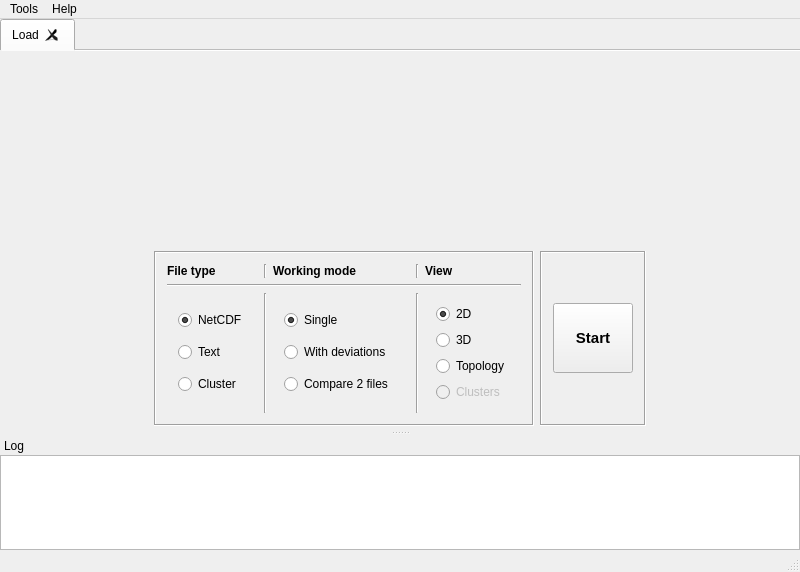
<?xml version="1.0" encoding="UTF-8"?>
<ui version="4.0">
 <class>MainWindow</class>
 <widget class="QMainWindow" name="MainWindow">
  <property name="geometry">
   <rect>
    <x>0</x>
    <y>0</y>
    <width>800</width>
    <height>572</height>
   </rect>
  </property>
  <property name="minimumSize">
   <size>
    <width>800</width>
    <height>550</height>
   </size>
  </property>
  <property name="windowTitle">
   <string notr="true">PARUS - Network Viewer Qt v2</string>
  </property>
  <property name="windowIcon">
   <iconset resource="../resources.qrc">
    <normaloff>:/img/img/logotype.png</normaloff>:/img/img/logotype.png</iconset>
  </property>
  <widget class="QWidget" name="centralWidget">
   <property name="enabled">
    <bool>true</bool>
   </property>
   <layout class="QGridLayout" name="gridLayout">
    <property name="margin">
     <number>0</number>
    </property>
    <item row="0" column="0">
     <widget class="QTabWidget" name="tabWidget">
      <property name="sizePolicy">
       <sizepolicy hsizetype="Expanding" vsizetype="Expanding">
        <horstretch>0</horstretch>
        <verstretch>0</verstretch>
       </sizepolicy>
      </property>
      <property name="documentMode">
       <bool>true</bool>
      </property>
      <property name="tabsClosable">
       <bool>true</bool>
      </property>
      <widget class="QWidget" name="TWT_LoadTab">
       <property name="enabled">
        <bool>true</bool>
       </property>
       <property name="sizePolicy">
        <sizepolicy hsizetype="Expanding" vsizetype="Expanding">
         <horstretch>0</horstretch>
         <verstretch>0</verstretch>
        </sizepolicy>
       </property>
       <attribute name="icon">
        <iconset resource="../resources.qrc">
         <normaloff>:/img/img/logotype.png</normaloff>:/img/img/logotype.png</iconset>
       </attribute>
       <attribute name="title">
        <string>Load</string>
       </attribute>
       <layout class="QVBoxLayout" name="verticalLayout_3">
        <property name="spacing">
         <number>0</number>
        </property>
        <property name="margin">
         <number>0</number>
        </property>
        <item>
         <widget class="QLabel" name="label">
          <property name="enabled">
           <bool>true</bool>
          </property>
          <property name="sizePolicy">
           <sizepolicy hsizetype="Expanding" vsizetype="Fixed">
            <horstretch>0</horstretch>
            <verstretch>0</verstretch>
           </sizepolicy>
          </property>
          <property name="minimumSize">
           <size>
            <width>200</width>
            <height>200</height>
           </size>
          </property>
          <property name="text">
           <string notr="true"/>
          </property>
          <property name="pixmap">
           <pixmap resource="../resources.qrc">:/img/img/logotype.png</pixmap>
          </property>
          <property name="scaledContents">
           <bool>false</bool>
          </property>
          <property name="alignment">
           <set>Qt::AlignHCenter|Qt::AlignTop</set>
          </property>
          <property name="textInteractionFlags">
           <set>Qt::NoTextInteraction</set>
          </property>
         </widget>
        </item>
        <item>
         <layout class="QHBoxLayout" name="horizontalLayout">
          <item>
           <spacer name="horizontalSpacer">
            <property name="orientation">
             <enum>Qt::Horizontal</enum>
            </property>
            <property name="sizeHint" stdset="0">
             <size>
              <width>40</width>
              <height>20</height>
             </size>
            </property>
           </spacer>
          </item>
          <item>
           <widget class="QFrame" name="gridFrame">
            <property name="sizePolicy">
             <sizepolicy hsizetype="Preferred" vsizetype="Minimum">
              <horstretch>0</horstretch>
              <verstretch>0</verstretch>
             </sizepolicy>
            </property>
            <property name="frameShape">
             <enum>QFrame::Box</enum>
            </property>
            <property name="frameShadow">
             <enum>QFrame::Sunken</enum>
            </property>
            <layout class="QGridLayout" name="gridLayout_6">
             <item row="1" column="0">
              <widget class="QLabel" name="label_2">
               <property name="font">
                <font>
                 <weight>75</weight>
                 <bold>true</bold>
                </font>
               </property>
               <property name="frameShape">
                <enum>QFrame::NoFrame</enum>
               </property>
               <property name="frameShadow">
                <enum>QFrame::Sunken</enum>
               </property>
               <property name="text">
                <string>File type</string>
               </property>
               <property name="textInteractionFlags">
                <set>Qt::NoTextInteraction</set>
               </property>
              </widget>
             </item>
             <item row="1" column="2">
              <widget class="QLabel" name="label_3">
               <property name="font">
                <font>
                 <weight>75</weight>
                 <bold>true</bold>
                </font>
               </property>
               <property name="frameShape">
                <enum>QFrame::NoFrame</enum>
               </property>
               <property name="frameShadow">
                <enum>QFrame::Sunken</enum>
               </property>
               <property name="text">
                <string>Working mode</string>
               </property>
               <property name="textInteractionFlags">
                <set>Qt::NoTextInteraction</set>
               </property>
              </widget>
             </item>
             <item row="1" column="5">
              <widget class="QLabel" name="label_4">
               <property name="font">
                <font>
                 <weight>75</weight>
                 <bold>true</bold>
                </font>
               </property>
               <property name="frameShape">
                <enum>QFrame::NoFrame</enum>
               </property>
               <property name="frameShadow">
                <enum>QFrame::Sunken</enum>
               </property>
               <property name="midLineWidth">
                <number>0</number>
               </property>
               <property name="text">
                <string>View</string>
               </property>
               <property name="textInteractionFlags">
                <set>Qt::NoTextInteraction</set>
               </property>
              </widget>
             </item>
             <item row="3" column="0">
              <widget class="QFrame" name="verticalFrame">
               <property name="frameShape">
                <enum>QFrame::NoFrame</enum>
               </property>
               <property name="frameShadow">
                <enum>QFrame::Sunken</enum>
               </property>
               <layout class="QVBoxLayout" name="verticalLayout_4">
                <item>
                 <widget class="QRadioButton" name="f_type_NetCDF">
                  <property name="text">
                   <string notr="true">NetCDF</string>
                  </property>
                  <property name="checked">
                   <bool>true</bool>
                  </property>
                  <property name="autoExclusive">
                   <bool>true</bool>
                  </property>
                 </widget>
                </item>
                <item>
                 <widget class="QRadioButton" name="f_type_Text">
                  <property name="text">
                   <string>Text</string>
                  </property>
                 </widget>
                </item>
                <item>
                 <widget class="QRadioButton" name="f_type_Cluster">
                  <property name="text">
                   <string>Cluster</string>
                  </property>
                 </widget>
                </item>
               </layout>
              </widget>
             </item>
             <item row="3" column="2">
              <widget class="QFrame" name="verticalFrame_2">
               <property name="frameShape">
                <enum>QFrame::NoFrame</enum>
               </property>
               <property name="frameShadow">
                <enum>QFrame::Sunken</enum>
               </property>
               <layout class="QVBoxLayout" name="verticalLayout_11">
                <item>
                 <widget class="QRadioButton" name="wmSingle">
                  <property name="text">
                   <string>Single</string>
                  </property>
                  <property name="checked">
                   <bool>true</bool>
                  </property>
                  <property name="autoExclusive">
                   <bool>true</bool>
                  </property>
                 </widget>
                </item>
                <item>
                 <widget class="QRadioButton" name="wmWithDev">
                  <property name="text">
                   <string>With deviations</string>
                  </property>
                 </widget>
                </item>
                <item>
                 <widget class="QRadioButton" name="wmCompare">
                  <property name="text">
                   <string>Compare 2 files</string>
                  </property>
                 </widget>
                </item>
               </layout>
              </widget>
             </item>
             <item row="3" column="5">
              <widget class="QFrame" name="verticalFrame_3">
               <property name="frameShape">
                <enum>QFrame::NoFrame</enum>
               </property>
               <property name="frameShadow">
                <enum>QFrame::Sunken</enum>
               </property>
               <layout class="QVBoxLayout" name="verticalLayout_12">
                <item>
                 <widget class="QRadioButton" name="view2D">
                  <property name="text">
                   <string notr="true">2D</string>
                  </property>
                  <property name="checked">
                   <bool>true</bool>
                  </property>
                  <property name="autoExclusive">
                   <bool>true</bool>
                  </property>
                 </widget>
                </item>
                <item>
                 <widget class="QRadioButton" name="view3D">
                  <property name="text">
                   <string notr="true">3D</string>
                  </property>
                 </widget>
                </item>
                <item>
                 <widget class="QRadioButton" name="viewTopology">
                  <property name="text">
                   <string>Topology</string>
                  </property>
                 </widget>
                </item>
                <item>
                 <widget class="QRadioButton" name="viewClusters">
                  <property name="enabled">
                   <bool>false</bool>
                  </property>
                  <property name="text">
                   <string>Clusters</string>
                  </property>
                 </widget>
                </item>
               </layout>
              </widget>
             </item>
             <item row="1" column="1">
              <widget class="Line" name="line_2">
               <property name="orientation">
                <enum>Qt::Vertical</enum>
               </property>
              </widget>
             </item>
             <item row="1" column="4">
              <widget class="Line" name="line_3">
               <property name="orientation">
                <enum>Qt::Vertical</enum>
               </property>
              </widget>
             </item>
             <item row="2" column="0" colspan="6">
              <widget class="Line" name="line_4">
               <property name="orientation">
                <enum>Qt::Horizontal</enum>
               </property>
              </widget>
             </item>
             <item row="3" column="1">
              <widget class="Line" name="line_5">
               <property name="orientation">
                <enum>Qt::Vertical</enum>
               </property>
              </widget>
             </item>
             <item row="3" column="4">
              <widget class="Line" name="line_6">
               <property name="orientation">
                <enum>Qt::Vertical</enum>
               </property>
              </widget>
             </item>
            </layout>
           </widget>
          </item>
          <item>
           <widget class="QFrame" name="verticalFrame_4">
            <property name="frameShape">
             <enum>QFrame::Box</enum>
            </property>
            <property name="frameShadow">
             <enum>QFrame::Sunken</enum>
            </property>
            <layout class="QVBoxLayout" name="verticalLayout_6">
             <item>
              <widget class="QPushButton" name="Start">
               <property name="minimumSize">
                <size>
                 <width>0</width>
                 <height>70</height>
                </size>
               </property>
               <property name="font">
                <font>
                 <pointsize>11</pointsize>
                 <weight>75</weight>
                 <bold>true</bold>
                </font>
               </property>
               <property name="text">
                <string>Start</string>
               </property>
              </widget>
             </item>
            </layout>
           </widget>
          </item>
          <item>
           <spacer name="horizontalSpacer_2">
            <property name="orientation">
             <enum>Qt::Horizontal</enum>
            </property>
            <property name="sizeHint" stdset="0">
             <size>
              <width>40</width>
              <height>20</height>
             </size>
            </property>
           </spacer>
          </item>
         </layout>
        </item>
        <item>
         <spacer name="verticalSpacer">
          <property name="orientation">
           <enum>Qt::Vertical</enum>
          </property>
          <property name="sizeHint" stdset="0">
           <size>
            <width>20</width>
            <height>0</height>
           </size>
          </property>
         </spacer>
        </item>
        <item>
         <spacer name="verticalSpacer_2">
          <property name="orientation">
           <enum>Qt::Vertical</enum>
          </property>
          <property name="sizeHint" stdset="0">
           <size>
            <width>20</width>
            <height>0</height>
           </size>
          </property>
         </spacer>
        </item>
       </layout>
      </widget>
     </widget>
    </item>
   </layout>
  </widget>
  <widget class="QMenuBar" name="menuBar">
   <property name="geometry">
    <rect>
     <x>0</x>
     <y>0</y>
     <width>800</width>
     <height>25</height>
    </rect>
   </property>
   <widget class="QMenu" name="menuTools">
    <property name="title">
     <string>Tools</string>
    </property>
    <widget class="QMenu" name="menuChLang">
     <property name="title">
      <string>Language</string>
     </property>
     <action name="actionEngLang">
      <property name="checkable">
       <bool>true</bool>
      </property>
      <property name="checked">
       <bool>false</bool>
      </property>
      <property name="text">
       <string notr="true">English</string>
      </property>
      <property name="autoRepeat">
       <bool>false</bool>
      </property>
     </action>
     <action name="actionRusLang">
      <property name="checkable">
       <bool>true</bool>
      </property>
      <property name="checked">
       <bool>true</bool>
      </property>
      <property name="text">
       <string notr="true">Русский</string>
      </property>
      <property name="autoRepeat">
       <bool>false</bool>
      </property>
     </action>
     <addaction name="actionEngLang"/>
     <addaction name="actionRusLang"/>
    </widget>
    <action name="actionShow_logs">
     <property name="checkable">
      <bool>true</bool>
     </property>
     <property name="checked">
      <bool>true</bool>
     </property>
     <property name="text">
      <string>Show logs</string>
     </property>
     <property name="toolTip">
      <string>Show/hide logs</string>
     </property>
     <property name="shortcut">
      <string>Ctrl+L</string>
     </property>
     <property name="softKeyRole">
      <enum>QAction::NoSoftKey</enum>
     </property>
    </action>
    <addaction name="actionShow_logs"/>
    <addaction name="separator"/>
    <addaction name="menuChLang"/>
   </widget>
   <widget class="QMenu" name="menuHelp">
    <property name="title">
     <string>Help</string>
    </property>
    <action name="actionAbout">
     <property name="text">
      <string>About...</string>
     </property>
    </action>
    <addaction name="actionAbout"/>
   </widget>
   <addaction name="menuTools"/>
   <addaction name="menuHelp"/>
  </widget>
  <widget class="QDockWidget" name="dockWidget">
   <property name="enabled">
    <bool>true</bool>
   </property>
   <property name="minimumSize">
    <size>
     <width>75</width>
     <height>104</height>
    </size>
   </property>
   <property name="mouseTracking">
    <bool>false</bool>
   </property>
   <property name="floating">
    <bool>false</bool>
   </property>
   <property name="features">
    <set>QDockWidget::DockWidgetMovable</set>
   </property>
   <property name="allowedAreas">
    <set>Qt::AllDockWidgetAreas</set>
   </property>
   <property name="windowTitle">
    <string>Log</string>
   </property>
   <attribute name="dockWidgetArea">
    <number>8</number>
   </attribute>
   <widget class="QWidget" name="dockWidgetContents_2">
    <layout class="QGridLayout" name="gridLayout_2">
     <property name="margin">
      <number>0</number>
     </property>
     <item row="0" column="0">
      <widget class="QTextEdit" name="TE_Log">
       <property name="lineWrapMode">
        <enum>QTextEdit::NoWrap</enum>
       </property>
       <property name="readOnly">
        <bool>true</bool>
       </property>
      </widget>
     </item>
    </layout>
   </widget>
  </widget>
  <widget class="QStatusBar" name="statusBar"/>
 </widget>
 <layoutdefault spacing="6" margin="11"/>
 <resources>
  <include location="../resources.qrc"/>
 </resources>
 <connections/>
</ui>
